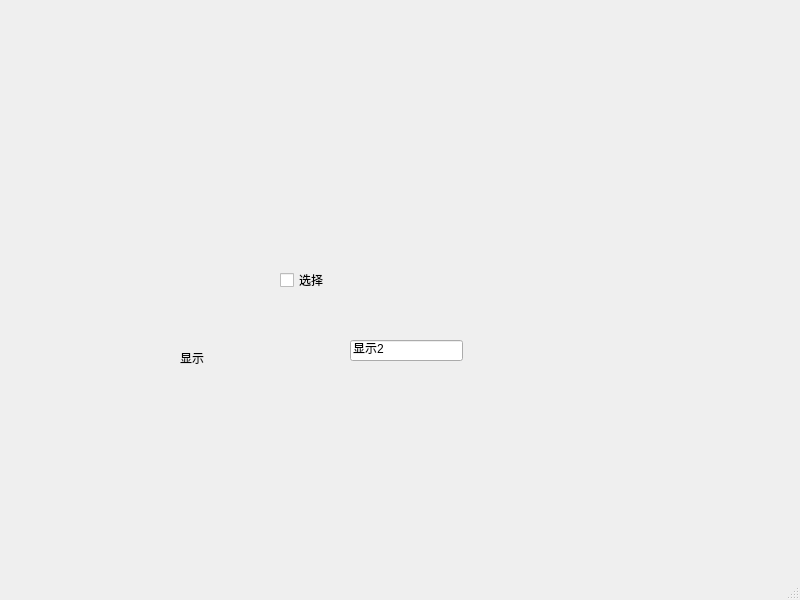
<?xml version="1.0" encoding="UTF-8"?>
<ui version="4.0">
 <class>MainWindow</class>
 <widget class="QMainWindow" name="MainWindow">
  <property name="geometry">
   <rect>
    <x>0</x>
    <y>0</y>
    <width>800</width>
    <height>600</height>
   </rect>
  </property>
  <property name="windowTitle">
   <string>MainWindow</string>
  </property>
  <widget class="QWidget" name="centralwidget">
   <widget class="QCheckBox" name="checkBox">
    <property name="geometry">
     <rect>
      <x>280</x>
      <y>270</y>
      <width>86</width>
      <height>20</height>
     </rect>
    </property>
    <property name="text">
     <string>选择</string>
    </property>
   </widget>
   <widget class="QLineEdit" name="lineEdit">
    <property name="geometry">
     <rect>
      <x>350</x>
      <y>340</y>
      <width>113</width>
      <height>21</height>
     </rect>
    </property>
    <property name="text">
     <string>显示2</string>
    </property>
   </widget>
   <widget class="QLabel" name="label">
    <property name="geometry">
     <rect>
      <x>180</x>
      <y>350</y>
      <width>58</width>
      <height>16</height>
     </rect>
    </property>
    <property name="text">
     <string>显示</string>
    </property>
   </widget>
  </widget>
  <widget class="QMenuBar" name="menubar">
   <property name="geometry">
    <rect>
     <x>0</x>
     <y>0</y>
     <width>800</width>
     <height>22</height>
    </rect>
   </property>
  </widget>
  <widget class="QStatusBar" name="statusbar"/>
 </widget>
 <resources/>
 <connections>
  <connection>
   <sender>checkBox</sender>
   <signal>clicked(bool)</signal>
   <receiver>label</receiver>
   <slot>setVisible(bool)</slot>
   <hints>
    <hint type="sourcelabel">
     <x>322</x>
     <y>301</y>
    </hint>
    <hint type="destinationlabel">
     <x>208</x>
     <y>379</y>
    </hint>
   </hints>
  </connection>
  <connection>
   <sender>checkBox</sender>
   <signal>clicked(bool)</signal>
   <receiver>lineEdit</receiver>
   <slot>setEnabled(bool)</slot>
   <hints>
    <hint type="sourcelabel">
     <x>351</x>
     <y>303</y>
    </hint>
    <hint type="destinationlabel">
     <x>406</x>
     <y>372</y>
    </hint>
   </hints>
  </connection>
 </connections>
</ui>
